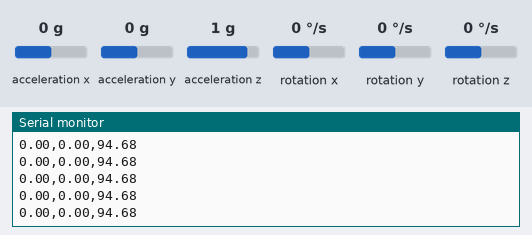
Simulated run of this sketch. Board: Arduino Uno, built with avr-gcc and run on an emulated ATmega328P. On the bench: the last lines printed to the serial monitor. Wiring (inferred from the names in the program): MPU-6050 motion sensor at I2C address 0x68. Inputs (shaded band) come from the test bench; at power-on: acceleration x 0 g, acceleration y 0 g, acceleration z 1 g, rotation x 0 °/s, rotation y 0 °/s, rotation z 0 °/s.

Above: at 1.5 s.
1.6 s: acceleration x set to -1.4 g
At 2.2 s:
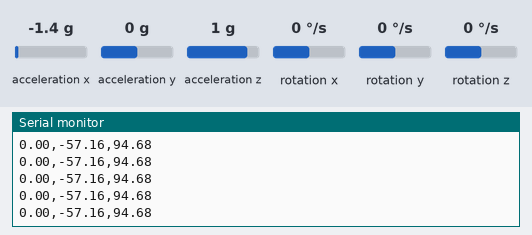
3.1 s: acceleration y set to -1.4 g
At 3.7 s:
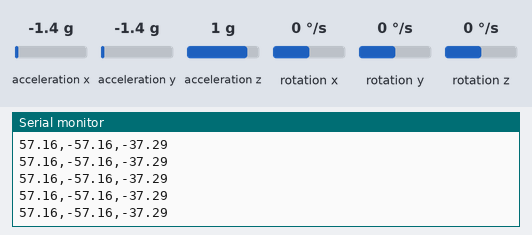
4.6 s: acceleration x set to 0.8 g
At 5.4 s:
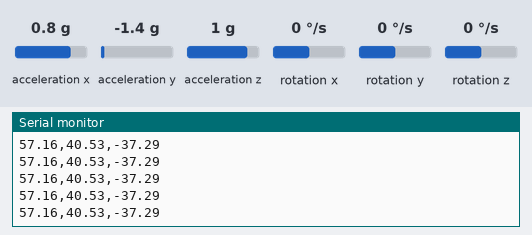
7.6 s: acceleration z set to -1.4 g
At 8.1 s:
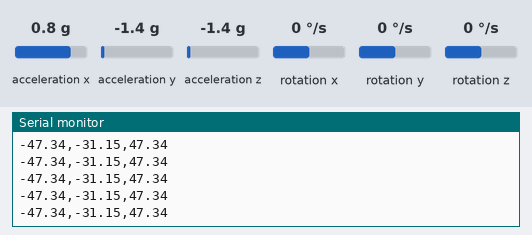
Timing chart, 0 to 10.6 s (numbered marks = the images above; inputs shaded):
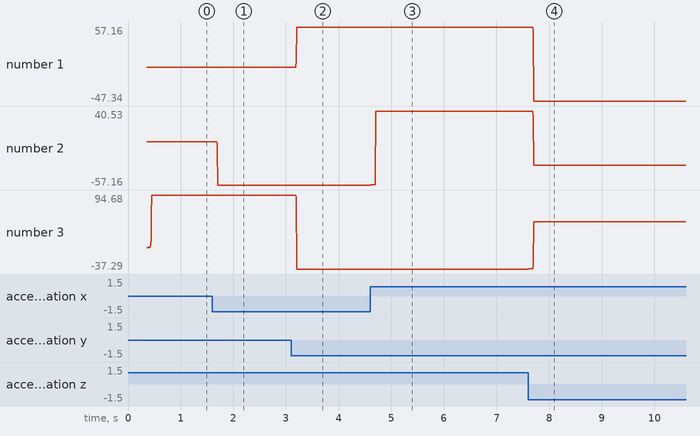

Measured:
- after the input at 1.6 s, the serial monitor: prints a new line at once (image 1)
- after the input at 3.1 s, the serial monitor: prints a new line at once (image 2)
- after the input at 4.6 s, the serial monitor: prints a new line at once (image 3)
- after the input at 7.6 s, the serial monitor: prints a new line at once (image 4)
- plotted number 1: 0 → 57.16 after the input at 3.1 s, 57.16 → -47.34 after the input at 7.6 s
- plotted number 2: 0 → -57.16 after the input at 1.6 s, -57.16 → 40.53 after the input at 4.6 s, 40.53 → -31.15 after the input at 7.6 s
- plotted number 3: 94.68 → -37.29 after the input at 3.1 s, -37.29 → 47.34 after the input at 7.6 s

The sketch:

MPU6050.ino
```cpp
/***********************************************************
File name:MPU6050.ino
Description: Get the X, Y and Z axis data of MPU6050.
Website: www.adeept.com
E-mail: support@adeept.com
Author: Tom
Date: 2019/05/22
***********************************************************/
#include<Wire.h>
unsigned long now, lastTime = 0;
float dt;                                   //derivative time
unsigned short times = 200;             //Sampling frequency
int16_t ax, ay, az, gx, gy, gz;             //Accelerometer gyroscope raw data
float aax=0, aay=0,aaz=0, agx=0, agy=0, agz=0;    //Angle variable
long axo = 0, ayo = 0, azo = 0;             //Accelerometer offset
long gxo = 0, gyo = 0, gzo = 0;             //Gyroscope offset

float pi = 3.1415926;
float AcceRatio = 16384.0;                  //Accelerometer scaling factor
float GyroRatio = 131.0;                    //Gyroscope scale factor

uint8_t n_sample = 8;                       //The number of samples sampled by accelerometer filtering algorithm
float aaxs[8] = {0}, aays[8] = {0}, aazs[8] = {0};         //Sample the queue on the x and y axes
long aax_sum, aay_sum,aaz_sum;                      //X,y axis sampling queue x,y axis sampling and

float a_x[10]={0}, a_y[10]={0},a_z[10]={0} ,g_x[10]={0} ,g_y[10]={0},g_z[10]={0}; //Accelerometer covariance calculation queue
float Px=1, Rx, Kx, Sx, Vx, Qx;             //The kalman variable on the X-axis
float Py=1, Ry, Ky, Sy, Vy, Qy;             //The kalman variable on the Y-axis
float Pz=1, Rz, Kz, Sz, Vz, Qz;             //The kalman variable on the Z-axis

const int MPU_addr=0x68; // I2C address of the MPU-6050
int16_t AcX,AcY,AcZ,Tmp,GyX,GyY,GyZ;
void setup()
{
  Wire.begin();
  Wire.beginTransmission(MPU_addr);
  Wire.write(0x6B); // PWR_MGMT_1 register
  Wire.write(0); // set to zero (wakes up the MPU-6050)
  Wire.endTransmission(true);


  Serial.begin(115200);

   for(int i=0;i<times;i++)
      {
          getMotion6(); // read the original value of six axes
          axo += AcX; ayo += AcY; azo += AcZ;      //sampling interval
          gxo += GyX; gyo += GyY; gzo += GyZ;
      }
      axo /= times; ayo /= times; azo /= times; //Calculate the accelerometer offset
      gxo /= times; gyo /= times; gzo /= times; //Calculate the accelerometer offset


}
int x = 60,y = 80;
int count_x = 0;
float p = 0.2;
float r_x = 60.0,r_y=80.0;
int before_x,before_y;
void loop()
{
  count6Axle();
}
void getMotion6()
{
   Wire.beginTransmission(MPU_addr);
  Wire.write(0x3B); // starting with register 0x3B (ACCEL_XOUT_H)
  Wire.endTransmission(false);
  Wire.requestFrom(MPU_addr,14,true); // request a total of 14 registers
  AcX=Wire.read()<<8|Wire.read(); // 0x3B (ACCEL_XOUT_H) & 0x3C (ACCEL_XOUT_L)
  AcY=Wire.read()<<8|Wire.read(); // 0x3D (ACCEL_YOUT_H) & 0x3E (ACCEL_YOUT_L)
  AcZ=Wire.read()<<8|Wire.read(); // 0x3F (ACCEL_ZOUT_H) & 0x40 (ACCEL_ZOUT_L)
  Tmp=Wire.read()<<8|Wire.read(); // 0x41 (TEMP_OUT_H) & 0x42 (TEMP_OUT_L)
  GyX=Wire.read()<<8|Wire.read(); // 0x43 (GYRO_XOUT_H) & 0x44 (GYRO_XOUT_L)
  GyY=Wire.read()<<8|Wire.read(); // 0x45 (GYRO_YOUT_H) & 0x46 (GYRO_YOUT_L)
  GyZ=Wire.read()<<8|Wire.read(); // 0x47 (GYRO_ZOUT_H) & 0x48 (GYRO_ZOUT_L)

}

void count6Axle()
{
  unsigned long now = millis();             // current time (ms)
    dt = (now - lastTime) / 1000.0;           // differential time (s)
    lastTime = now;                           // last sampling time (ms)
    getMotion6();
     float accx = AcX / AcceRatio;              //x axis acceleration
    float accy = AcY / AcceRatio;              //y axis acceleration
    float accz = AcZ / AcceRatio;              ///Z axis acceleration

    aax = atan(accy / accz) * (-180) / pi;    // the Angle between the Y-axis and the z-axis
    aay = atan(accx / accz) * 180 / pi;       // the Angle between the X-axis and the z-axis
    aaz = atan(accz / accy) * 180 / pi;       // the Angle between the z axis and the y axis

    aax_sum = 0;                              // the sliding weighted filtering algorithm for the original accelerometer data
    aay_sum = 0;
    aaz_sum = 0;
     for(int i=1;i<n_sample;i++)
    {
        aaxs[i-1] = aaxs[i];
        aax_sum += aaxs[i] * i;
        aays[i-1] = aays[i];
        aay_sum += aays[i] * i;
        aazs[i-1] = aazs[i];
        aaz_sum += aazs[i] * i;

    }

    aaxs[n_sample-1] = aax;
    aax_sum += aax * n_sample;
    aax = (aax_sum / (11*n_sample/2.0)) * 9 / 7.0; // Angle am to 0-90°
    aays[n_sample-1] = aay;                        // here the appropriate coefficient is obtained by the experimental method
    aay_sum += aay * n_sample;                     // the coefficient in this example is 9/7
    aay = (aay_sum / (11*n_sample/2.0)) * 9 / 7.0;
    aazs[n_sample-1] = aaz;
    aaz_sum += aaz * n_sample;
    aaz = (aaz_sum / (11*n_sample/2.0)) * 9 / 7.0;

    float gyrox = - (GyX-gxo) / GyroRatio * dt; // angular velocity in the X-axis
    float gyroy = - (GyY-gyo) / GyroRatio * dt; // angular velocity in the Y-axis
    float gyroz = - (GyZ-gzo) / GyroRatio * dt; // angular velocity in the Z-axis
    agx += gyrox;                             //Angular velocity integral
    agy += gyroy;
    agz += gyroz;

      /* kalman start */
    Sx = 0; Rx = 0;
    Sy = 0; Ry = 0;
    Sz = 0; Rz = 0;

    for(int i=1;i<10;i++)
    {                 // average calculation of measured values
        a_x[i-1] = a_x[i];                      // is the average acceleration
        Sx += a_x[i];
        a_y[i-1] = a_y[i];
        Sy += a_y[i];
        a_z[i-1] = a_z[i];
        Sz += a_z[i];

    }

    a_x[9] = aax;
    Sx += aax;
    Sx /= 10;                                 // average acceleration of the X-axis
    a_y[9] = aay;
    Sy += aay;
    Sy /= 10;                                 // average acceleration of the Y-axis
    a_z[9] = aaz;
    Sz += aaz;
    Sz /= 10;

    for(int i=0;i<10;i++)
    {
        Rx += sq(a_x[i] - Sx);
        Ry += sq(a_y[i] - Sy);
        Rz += sq(a_z[i] - Sz);

    }

    Rx = Rx / 9;                              // to get the variance
    Ry = Ry / 9;
    Rz = Rz / 9;

    Px = Px + 0.0025;
    Kx = Px / (Px + Rx);                     // calculate the kalman gain
    agx = agx + Kx * (aax - agx);             // the gyroscope Angle is superimposed with the accelerometer velocity
    Px = (1 - Kx) * Px;                       // update the p value

    Py = Py + 0.0025;
    Ky = Py / (Py + Ry);
    agy = agy + Ky * (aay - agy);
    Py = (1 - Ky) * Py;

    Pz = Pz + 0.0025;
    Kz = Pz / (Pz + Rz);
    agz = agz + Kz * (aaz - agz);
    Pz = (1 - Kz) * Pz;
      /* kalman end */

    Serial.print(agx);Serial.print(",");
    Serial.print(agy);Serial.print(",");
    Serial.print(agz);Serial.println();

}
```
